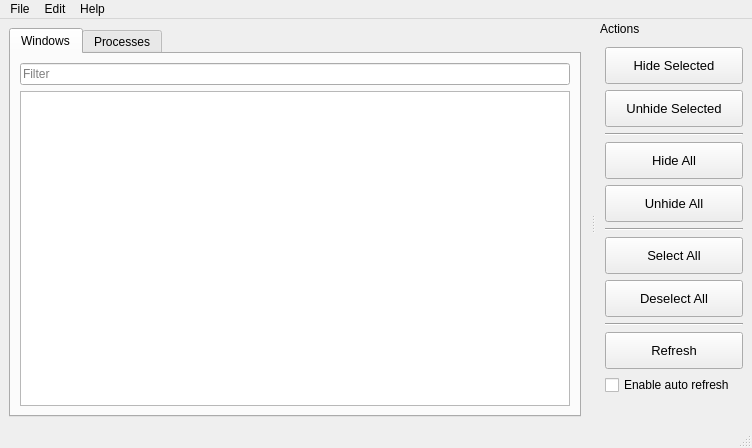
<?xml version="1.0" encoding="UTF-8"?>
<ui version="4.0">
 <class>MainWindow</class>
 <widget class="QMainWindow" name="MainWindow">
  <property name="geometry">
   <rect>
    <x>0</x>
    <y>0</y>
    <width>752</width>
    <height>448</height>
   </rect>
  </property>
  <property name="windowTitle">
   <string>Evanesco</string>
  </property>
  <widget class="QWidget" name="centralwidget">
   <layout class="QHBoxLayout" name="horizontalLayout_4">
    <item>
     <widget class="QTabWidget" name="tabWidget">
      <property name="currentIndex">
       <number>0</number>
      </property>
      <widget class="QWidget" name="windowsTab">
       <attribute name="title">
        <string>Windows</string>
       </attribute>
       <layout class="QVBoxLayout" name="verticalLayout_2">
        <item>
         <widget class="QLineEdit" name="windowTitleFilterLineEdit">
          <property name="placeholderText">
           <string>Filter</string>
          </property>
          <property name="clearButtonEnabled">
           <bool>true</bool>
          </property>
         </widget>
        </item>
        <item>
         <widget class="QTableWidget" name="windowsTableWidget">
          <property name="alternatingRowColors">
           <bool>true</bool>
          </property>
          <property name="selectionBehavior">
           <enum>QAbstractItemView::SelectionBehavior::SelectRows</enum>
          </property>
          <property name="sortingEnabled">
           <bool>true</bool>
          </property>
         </widget>
        </item>
       </layout>
      </widget>
      <widget class="QWidget" name="procesesTab">
       <attribute name="title">
        <string>Processes</string>
       </attribute>
       <layout class="QVBoxLayout" name="verticalLayout_3">
        <item>
         <widget class="QLineEdit" name="processNameFilterLineEdit">
          <property name="placeholderText">
           <string>Filter</string>
          </property>
          <property name="clearButtonEnabled">
           <bool>true</bool>
          </property>
         </widget>
        </item>
        <item>
         <widget class="QTableWidget" name="processesTableWidget">
          <property name="alternatingRowColors">
           <bool>true</bool>
          </property>
          <property name="selectionBehavior">
           <enum>QAbstractItemView::SelectionBehavior::SelectRows</enum>
          </property>
          <property name="sortingEnabled">
           <bool>true</bool>
          </property>
         </widget>
        </item>
       </layout>
      </widget>
     </widget>
    </item>
   </layout>
  </widget>
  <widget class="QMenuBar" name="menubar">
   <property name="geometry">
    <rect>
     <x>0</x>
     <y>0</y>
     <width>752</width>
     <height>21</height>
    </rect>
   </property>
   <widget class="QMenu" name="menuFiles">
    <property name="title">
     <string>File</string>
    </property>
    <addaction name="actionExit"/>
   </widget>
   <widget class="QMenu" name="menuHelp">
    <property name="title">
     <string>Help</string>
    </property>
    <addaction name="actionAbout"/>
   </widget>
   <widget class="QMenu" name="menuEdit">
    <property name="title">
     <string>Edit</string>
    </property>
    <addaction name="actionPreferences"/>
   </widget>
   <addaction name="menuFiles"/>
   <addaction name="menuEdit"/>
   <addaction name="menuHelp"/>
  </widget>
  <widget class="QStatusBar" name="statusbar"/>
  <widget class="QDockWidget" name="dockWidget">
   <property name="features">
    <set>QDockWidget::DockWidgetFeature::NoDockWidgetFeatures</set>
   </property>
   <property name="windowTitle">
    <string>Actions</string>
   </property>
   <attribute name="dockWidgetArea">
    <number>2</number>
   </attribute>
   <widget class="QWidget" name="dockWidgetContents">
    <layout class="QVBoxLayout" name="verticalLayout_4">
     <item>
      <widget class="QPushButton" name="hidePushButton">
       <property name="sizePolicy">
        <sizepolicy hsizetype="Minimum" vsizetype="Fixed">
         <horstretch>0</horstretch>
         <verstretch>0</verstretch>
        </sizepolicy>
       </property>
       <property name="sizeIncrement">
        <size>
         <width>20</width>
         <height>0</height>
        </size>
       </property>
       <property name="font">
        <font>
         <pointsize>10</pointsize>
         <bold>false</bold>
        </font>
       </property>
       <property name="toolTip">
        <string>Hide the selected windows (Ctrl-H)</string>
       </property>
       <property name="styleSheet">
        <string notr="true">QPushButton { padding: 10px 20px; }</string>
       </property>
       <property name="text">
        <string>Hide Selected</string>
       </property>
       <property name="shortcut">
        <string>Ctrl+H</string>
       </property>
      </widget>
     </item>
     <item>
      <widget class="QPushButton" name="unhidePushButton">
       <property name="sizePolicy">
        <sizepolicy hsizetype="Minimum" vsizetype="Fixed">
         <horstretch>0</horstretch>
         <verstretch>0</verstretch>
        </sizepolicy>
       </property>
       <property name="sizeIncrement">
        <size>
         <width>20</width>
         <height>0</height>
        </size>
       </property>
       <property name="font">
        <font>
         <pointsize>10</pointsize>
         <bold>false</bold>
        </font>
       </property>
       <property name="toolTip">
        <string>Unhide the selected windows (Ctrl-U)</string>
       </property>
       <property name="styleSheet">
        <string notr="true">QPushButton { padding: 10px 20px; }</string>
       </property>
       <property name="text">
        <string>Unhide Selected</string>
       </property>
       <property name="shortcut">
        <string>Ctrl+U</string>
       </property>
      </widget>
     </item>
     <item>
      <widget class="Line" name="line">
       <property name="orientation">
        <enum>Qt::Orientation::Horizontal</enum>
       </property>
      </widget>
     </item>
     <item>
      <widget class="QPushButton" name="hideAllPushButton">
       <property name="sizePolicy">
        <sizepolicy hsizetype="Minimum" vsizetype="Fixed">
         <horstretch>0</horstretch>
         <verstretch>0</verstretch>
        </sizepolicy>
       </property>
       <property name="sizeIncrement">
        <size>
         <width>20</width>
         <height>0</height>
        </size>
       </property>
       <property name="font">
        <font>
         <pointsize>10</pointsize>
         <bold>false</bold>
        </font>
       </property>
       <property name="styleSheet">
        <string notr="true">QPushButton { padding: 10px 20px; }</string>
       </property>
       <property name="text">
        <string>Hide All</string>
       </property>
      </widget>
     </item>
     <item>
      <widget class="QPushButton" name="unhideAllPushButton">
       <property name="sizePolicy">
        <sizepolicy hsizetype="Minimum" vsizetype="Fixed">
         <horstretch>0</horstretch>
         <verstretch>0</verstretch>
        </sizepolicy>
       </property>
       <property name="sizeIncrement">
        <size>
         <width>20</width>
         <height>0</height>
        </size>
       </property>
       <property name="font">
        <font>
         <pointsize>10</pointsize>
         <bold>false</bold>
        </font>
       </property>
       <property name="styleSheet">
        <string notr="true">QPushButton { padding: 10px 20px; }</string>
       </property>
       <property name="text">
        <string>Unhide All</string>
       </property>
      </widget>
     </item>
     <item>
      <widget class="Line" name="line_2">
       <property name="orientation">
        <enum>Qt::Orientation::Horizontal</enum>
       </property>
      </widget>
     </item>
     <item>
      <widget class="QPushButton" name="selectAllPushButton">
       <property name="font">
        <font>
         <pointsize>10</pointsize>
        </font>
       </property>
       <property name="styleSheet">
        <string notr="true">QPushButton { padding: 10px 20px; }</string>
       </property>
       <property name="text">
        <string>Select All</string>
       </property>
      </widget>
     </item>
     <item>
      <widget class="QPushButton" name="clearSelectionPushButton">
       <property name="font">
        <font>
         <pointsize>10</pointsize>
        </font>
       </property>
       <property name="styleSheet">
        <string notr="true">QPushButton { padding: 10px 20px; }</string>
       </property>
       <property name="text">
        <string>Deselect All</string>
       </property>
      </widget>
     </item>
     <item>
      <widget class="Line" name="line_3">
       <property name="orientation">
        <enum>Qt::Orientation::Horizontal</enum>
       </property>
      </widget>
     </item>
     <item>
      <widget class="QPushButton" name="refreshPushButton">
       <property name="font">
        <font>
         <pointsize>10</pointsize>
        </font>
       </property>
       <property name="styleSheet">
        <string notr="true">QPushButton { padding: 10px 20px; }</string>
       </property>
       <property name="text">
        <string>Refresh</string>
       </property>
      </widget>
     </item>
     <item>
      <widget class="QCheckBox" name="autoRefreshCheckBox">
       <property name="text">
        <string>Enable auto refresh</string>
       </property>
      </widget>
     </item>
     <item>
      <spacer name="verticalSpacer_4">
       <property name="orientation">
        <enum>Qt::Orientation::Vertical</enum>
       </property>
       <property name="sizeHint" stdset="0">
        <size>
         <width>20</width>
         <height>40</height>
        </size>
       </property>
      </spacer>
     </item>
    </layout>
   </widget>
  </widget>
  <action name="actionAbout">
   <property name="icon">
    <iconset theme="QIcon::ThemeIcon::HelpAbout"/>
   </property>
   <property name="text">
    <string>About</string>
   </property>
  </action>
  <action name="actionExit">
   <property name="icon">
    <iconset theme="QIcon::ThemeIcon::ApplicationExit"/>
   </property>
   <property name="text">
    <string>Exit</string>
   </property>
   <property name="shortcut">
    <string>Ctrl+Q</string>
   </property>
  </action>
  <action name="actionPreferences">
   <property name="icon">
    <iconset theme="QIcon::ThemeIcon::DocumentProperties"/>
   </property>
   <property name="text">
    <string>Preferences</string>
   </property>
   <property name="shortcut">
    <string>Ctrl+,</string>
   </property>
  </action>
 </widget>
 <resources/>
 <connections/>
</ui>
